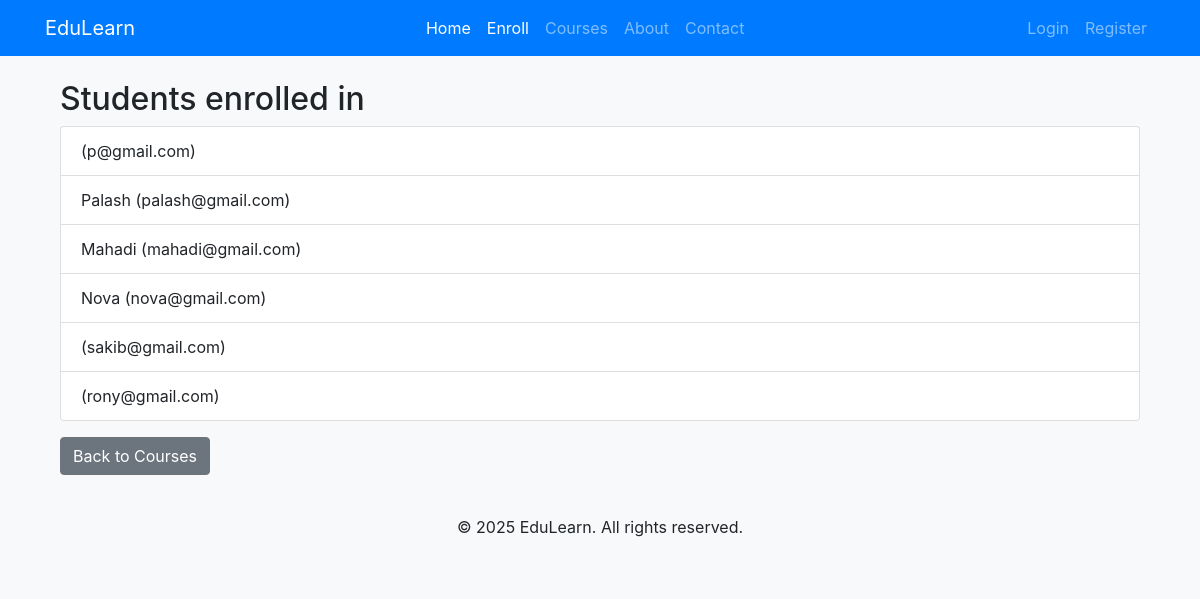
The app's page /5/students/ with its own data.
### courses/models.py (models this page shows, shortened)
class Student(models.Model):
    name=models.CharField(max_length=200)
    email=models.EmailField(unique=True)
    enrolled_courses=models.ManyToManyField(Course,related_name='students')
    completed_lessons = models.ManyToManyField('Lesson', related_name='completed_by', blank=True)

### courses/views.py (the view)
# urls.py: path('<int:course_id>/students/', view_students, name='view_students'),
def view_students(request, course_id):
    course = Course.objects.get(id=course_id)
    students = course.students.all()  # Adjust this based on your model relationships
    return render(request, 'courses/view_students.html', {'students': students})

### Templates/courses/view_students.html (shortened to what this page needs)
{% extends "courses/base.html" %}
{% block content %}
<div class="container mt-4">
    <h2>Students enrolled in {{ course.title }}</h2>
    {% if students %}
        <ul class="list-group">
            {% for student in students %}
                <li class="list-group-item">{{ student.name }} ({{ student.email }})</li>
            {% endfor %}
        </ul>
    {% else %}
        <p>No students enrolled yet.</p>
    {% endif %}
    <a href="{% url 'course_list' %}" class="btn btn-secondary mt-3">Back to Courses</a>
</div>
{% endblock %}

### Templates/courses/base.html (style rules this page uses)
body { background-color: #f8f9fa; }

### records on screen
Student: email "p@gmail.com"
Student: name "Palash", email "palash@gmail.com"
Student: name "Mahadi", email "mahadi@gmail.com"
Student: name "Nova", email "nova@gmail.com"
Student: email "sakib@gmail.com"
Student: email "rony@gmail.com"
